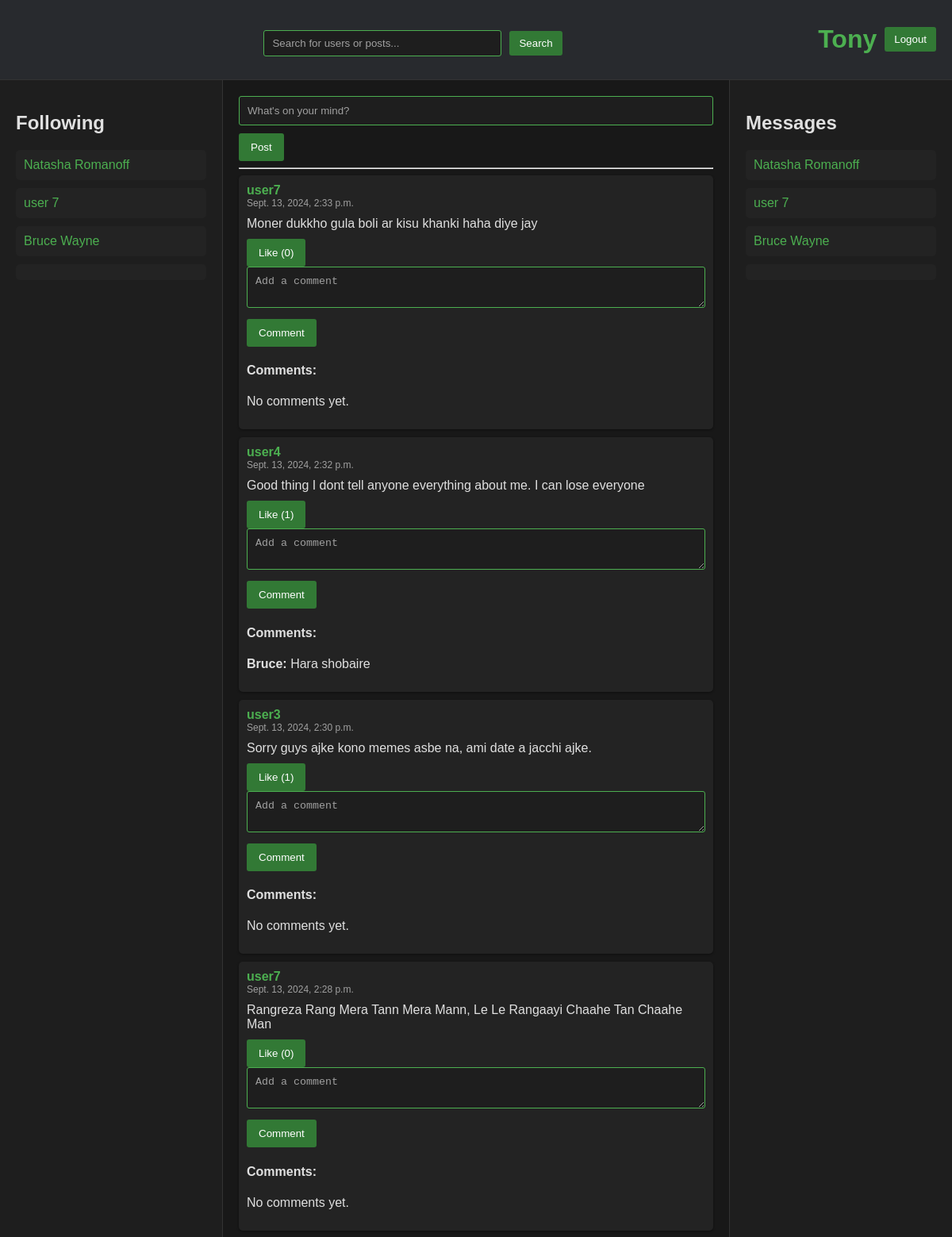
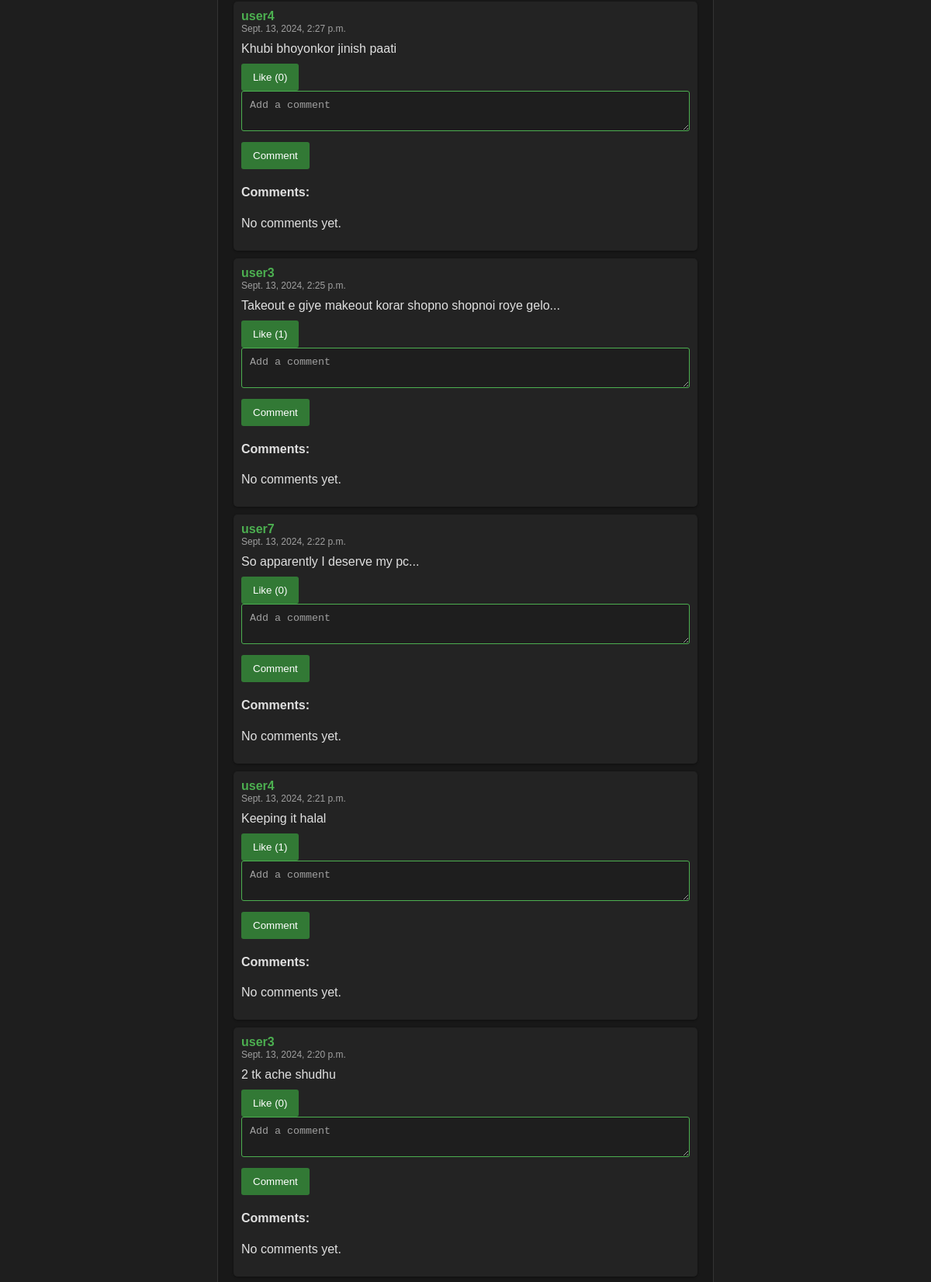
The page /feed/ (signed in, upper part) on the database its author committed (2 pictures, top to bottom).
### follow/models.py (models this page shows, shortened)
class Follow(models.Model):
    follower = models.ForeignKey(settings.AUTH_USER_MODEL, on_delete=models.CASCADE, related_name='following')
    following = models.ForeignKey(settings.AUTH_USER_MODEL, on_delete=models.CASCADE, related_name='followers')
    created_at = models.DateTimeField(auto_now_add=True)
    class Meta:
        unique_together = ('follower', 'following')
        ordering = ['-created_at']

### post/models.py (models this page shows, shortened)
class Post(models.Model):
    user = models.ForeignKey(settings.AUTH_USER_MODEL, on_delete=models.CASCADE, related_name='posts')
    content = models.TextField()
    created_at = models.DateTimeField(auto_now_add=True)

class Comment(models.Model):
    user = models.ForeignKey(settings.AUTH_USER_MODEL, on_delete=models.CASCADE)
    post = models.ForeignKey(Post, on_delete=models.CASCADE, related_name='comments')
    content = models.TextField()
    created_at = models.DateTimeField(auto_now_add=True)

### feed/views.py (the view, shortened to what this page needs)
# urls.py: path('', views.feed, name = 'index')
@login_required
def feed(request):
    user = request.user
    followed_users = Follow.objects.filter(follower=user).values_list('following', flat=True)
    posts = Post.objects.filter(Q(user=user) | Q(user__in=followed_users)).order_by('-created_at')
    for post in posts:
        post.is_liked = Like.objects.filter(user=user, post=post).exists()
    followed_users_objects = Follow.objects.filter(follower=user).select_related('following')
    context = {
        'posts': posts,
        'followed_users': followed_users_objects,
    }
    return render(request, "feed/index.html", context)

### feed/templates/feed/index.html (shortened to what this page needs)
<!DOCTYPE html>
<html lang="en">
<head>
</head>
<body>
    {% if user.is_authenticated %}
        <div class="container">
            <div class="top-section">
                <form action="{% url 'search_results' %}" method="GET">
                    <input type="text" name="q" placeholder="Search for users or posts...">
                    <button type="submit" class="like-button">Search</button>
                </form>
                <div class="top-right">
                    <a href="{% url 'account:profile' username=user.username %}">
                        <h1>{{ user.first_name }}</h1>
                    </a>
                    <a href="{% url 'logout' %}">
                        <button>Logout</button>
                    </a>
                </div>
            </div>
            <div class="content-section">
                <div class="left-section">
                    <h2>Following</h2>
                    <ul>
                        {% for follow in followed_users %}
                            <li>
                                <a href="{% url 'account:profile' username=follow.following.username %}">
                                    {{ follow.following.first_name }} {{ follow.following.last_name }}
                                </a>
                            </li>
                        {% empty %}
                            <p>You are not following anyone yet.</p>
                        {% endfor %}
                    </ul>
                </div>
                <div class="middle-section">
                    <form method="post" action="{% url 'post:create_post' %}" class="comment-form">
                        <input type="text" name="content" placeholder="What's on your mind?" required>
                        <button type="submit" class="like-button">Post</button>
                    </form>
                    <hr>
                    {% for post in posts %}
                        <div class="post">
                            <div class="username">{{ post.user.username }}</div>
                            <div class="created-at">{{ post.created_at }}</div>
                            <div class="content">{{ post.content }}</div>
                            <form method="post" action="">
                                <button type="submit" class="like-button">
                                    {% if post.is_liked %}
                                        Unlike
                                    {% else %}
                                        Like
                                    {% endif %}
                                    ({{ post.likes.count }})
                                </button>
                            </form>
                            <div class="comment-form">
                                <form method="post" action="">
                                    <textarea name="comment_content" placeholder="Add a comment"></textarea>
                                    <button type="submit" class="comment-button">Comment</button>
                                </form>
                            </div>
                            <div class="comments">
                                <h4>Comments:</h4>
                                {% for comment in post.comments.all %}
                                    <p><strong>{{ comment.user.first_name }}:</strong> {{ comment.content }}</p>
                                {% empty %}
                                    <p>No comments yet.</p>
                                {% endfor %}
                            </div>
                        </div>
                    {% empty %}
                        <p>No posts to show.</p>
                    {% endfor %}
                </div>
                <div class="right-section">
                    <h2>Messages</h2>
                    <ul>
                        {% for follow in followed_users %}
                            <li>
                                <a href="{% url 'message:chat' recipient_id=follow.following.id %}">
                                    {{ follow.following.first_name }} {{ follow.following.last_name }}
                                </a>
                            </li>
                        {% empty %}
                            <p>You have no messages yet.</p>
                        {% endfor %}
                    </ul>
                </div>
            </div>
        </div>
    {% else %}
        <h1>Please <a href="{% url 'login' %}">login</a> to see your feed.</h1>
    {% endif %}
</body>
</html>
</html>

### feed/templates/feed/index.html (style rules this page uses)
body { margin: 0; padding: 0; background-color: #121212; color: #e0e0e0; font-family: Arial, sans-serif; }
.container { display: flex; height: 100vh; flex-direction: column; }
.top-section { background-color: #282a2e; padding: 10px 20px; display: flex; justify-content: space-between; align-items: center; border-bottom: 1px solid #333; }
.top-right { display: flex; align-items: center; }
.top-right button { background-color: rgb(50, 121, 53); color: white; border: none; border-radius: 3px; padding: 8px 12px; cursor: pointer; margin-left: 10px; }
.top-section form { display: flex; align-items: center; }
.top-section form { display: flex; align-items: center; flex: 1; justify-content: center; margin-right: 10px; }
.top-section input[type="text"] { padding: 8px; background-color: #1e1e1e; color: #e0e0e0; border: 1px solid #4caf50; border-radius: 3px; width: 300px; padding-left: 10px; margin-top: 10px; }
.top-section button { background-color: rgb(50, 121, 53); color: white; border: none; border-radius: 3px; padding: 8px 12px; cursor: pointer; margin-left: 10px; }
.content-section { display: flex; flex: 1; }
.left-section, .right-section { background-color: #1e1e1e; padding: 20px; color: #e0e0e0; width: 20%; }
.left-section { border-right: 1px solid #333; }
.right-section { border-left: 1px solid #333; }
.middle-section { flex: 1; overflow-y: scroll; padding: 20px; background-color: #181818; color: #e0e0e0; }
.post { background-color: #232323; padding: 10px; margin-bottom: 10px; border-radius: 5px; box-shadow: 0 1px 3px rgba(0, 0, 0, 0.4); }
.post .username { font-weight: bold; color: #4caf50; }
.post .content { margin-top: 10px; }
.post .created-at { color: #a0a0a0; font-size: 12px; }
.like-button, .comment-button { margin-top: 10px; cursor: pointer; padding: 10px 15px; background-color: rgb(50, 121, 53); color: white; border: none; border-radius: 3px; }
.comment-form textarea, input[type="text"] { width: 100%; padding: 10px; background-color: #1e1e1e; color: #e0e0e0; border: 1px solid #4caf50; border-radius: 3px; box-sizing: border-box; }
.comment-form textarea::placeholder, input[type="text"]::placeholder { color: #a0a0a0; }
a { color: #4caf50; text-decoration: none; }
ul { list-style: none; padding: 0; }
ul li { margin-bottom: 10px; padding: 10px; background-color: #232323; border-radius: 5px; color: #e0e0e0; }
ul li a { color: #4caf50; }
hr { color: #43a047; }

### rows shown on the page
Follow: following.first_name "Natasha", following.last_name "Romanoff"
Follow: following.first_name "user", following.last_name "7"
Follow: following.first_name "Bruce", following.last_name "Wayne"
Post: user.username "user7", created_at "Sept. 13, 2024, 2:33 p.m.", content "Moner dukkho gula boli ar kisu khanki haha diye jay", shows "Like", likes.count "0"
Post: user.username "user4", created_at "Sept. 13, 2024, 2:32 p.m.", content "Good thing I dont tell anyone everything about me. I can lose everyone", shows "Like", likes.count "1"
Comment: user.first_name "Bruce", content "Hara shobaire"
Post: user.username "user3", created_at "Sept. 13, 2024, 2:30 p.m.", content "Sorry guys ajke kono memes asbe na, ami date a jacchi ajke.", shows "Like", likes.count "1"
Post: user.username "user7", created_at "Sept. 13, 2024, 2:28 p.m.", content "Rangreza Rang Mera Tann Mera Mann, Le Le Rangaayi Chaahe Tan Chaahe Man", shows "Like", likes.count "0"
Post: user.username "user4", created_at "Sept. 13, 2024, 2:27 p.m.", content "Khubi bhoyonkor jinish paati", shows "Like", likes.count "0"
Post: user.username "user3", created_at "Sept. 13, 2024, 2:25 p.m.", content "Takeout e giye makeout korar shopno shopnoi roye gelo...", shows "Like", likes.count "1"
Post: user.username "user7", created_at "Sept. 13, 2024, 2:22 p.m.", content "So apparently I deserve my pc...", shows "Like", likes.count "0"
Post: user.username "user4", created_at "Sept. 13, 2024, 2:21 p.m.", content "Keeping it halal", shows "Like", likes.count "1"
Post: user.username "user3", created_at "Sept. 13, 2024, 2:20 p.m.", content "2 tk ache shudhu", shows "Like", likes.count "0"

### other values the page prints
{{ user.first_name }} "Tony"
